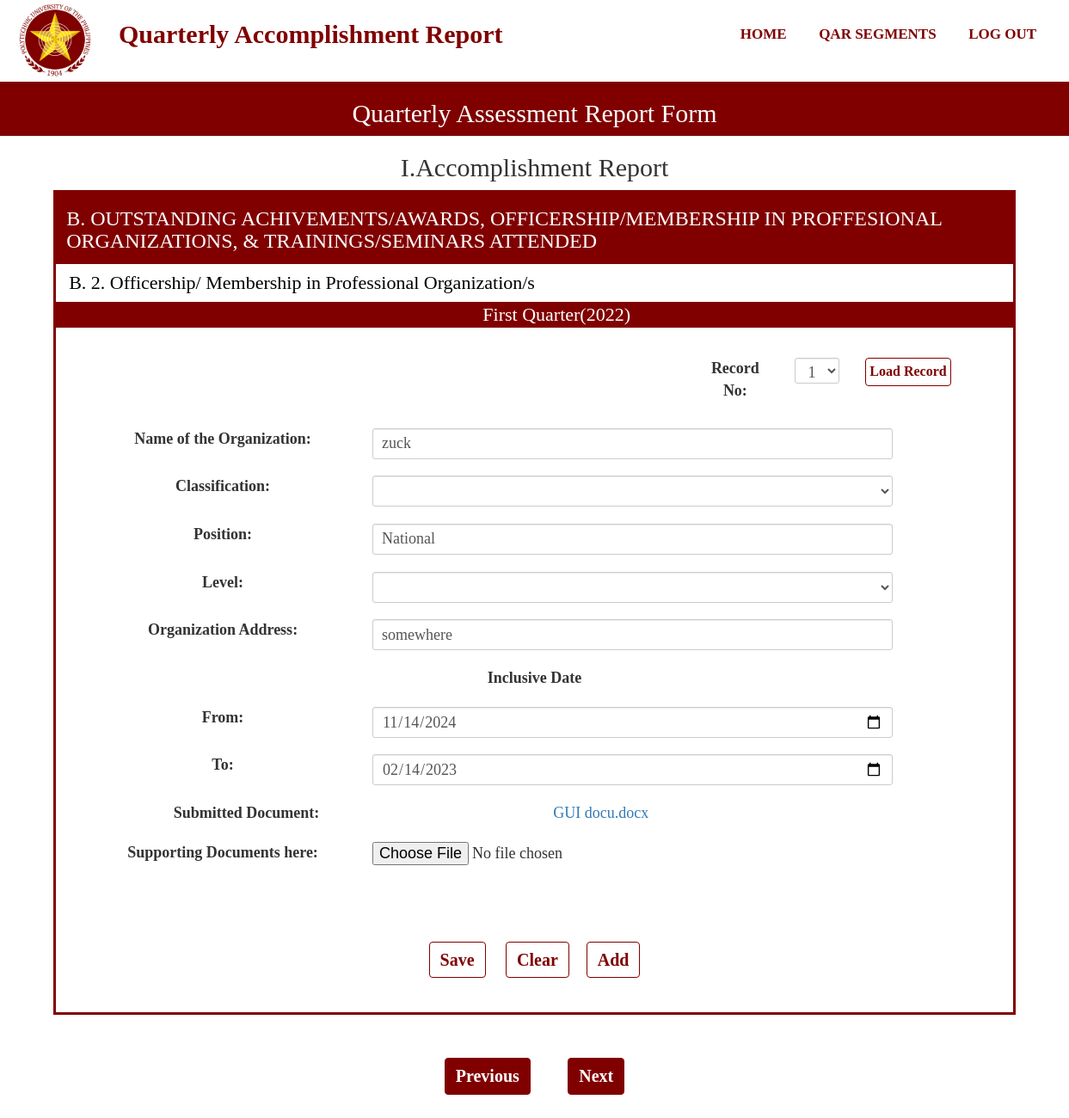
Page /OutstandingB2.php?Record=1 (signed in) on the committed database.
### tables this page shows
CREATE TABLE `quarter` (
  `QuarterId` bigint(11) NOT NULL,
  `QuarterPart` varchar(50) NOT NULL,
  `QuarterStart` date NOT NULL,
  `QuarterEnd` date NOT NULL,
  `QuarterProgress` varchar(50) NOT NULL,
  `YearId` bigint(20) NOT NULL
);

CREATE TABLE `schoolyear` (
  `YearId` bigint(20) NOT NULL,
  `SchoolYear` varchar(50) NOT NULL
);

CREATE TABLE `user` (
  `UserId` bigint(20) NOT NULL,
  `UserName` varchar(50) NOT NULL,
  `UserPassword` varchar(20) NOT NULL,
  `UserLevel` varchar(20) NOT NULL,
  `RealName` varchar(50) NOT NULL,
  `College` varchar(50) NOT NULL,
  `Faculty_id` bigint(20) NOT NULL,
  `UserEmail` varchar(100) NOT NULL,
  `code` int(11) NOT NULL,
  `UserPhoto` varchar(100) NOT NULL
);

CREATE TABLE `membership` (
  `MembershipId` bigint(20) NOT NULL,
  `SubmissionId` bigint(20) NOT NULL,
  `MName` varchar(50) NOT NULL,
  `MClass` varchar(50) NOT NULL,
  `MPosition` varchar(50) NOT NULL,
  `MLevel` varchar(50) NOT NULL,
  `MAddress` varchar(50) NOT NULL,
  `MDateFrom` date NOT NULL,
  `MDateTo` date NOT NULL,
  `MFilename` varchar(100) NOT NULL,
  `MTempName` varchar(100) NOT NULL,
  `RevStat` int(11) NOT NULL
);

### functions.php (called while the page is built, shortened)
<?php
function check_login($con)
{
    if(isset($_SESSION['UserId']))
    {
        $id = $_SESSION['UserId'];
        $query = "select * from user where UserId = '$id' limit 1";
        $result = mysqli_query($con,$query);
        if($result && mysqli_num_rows($result)>0)
        {
            $user_data = mysqli_fetch_assoc($result);
            return $user_data;
        }
    }
    die;
}
?>

### OutstandingB2.php (the view, shortened to what this page needs)
<?php
include("connection.php");
include("functions.php");
include("navbar.php");
$user_data = check_login($con);
$test = $user_data['UserId'];
$resul = $con->query("SELECT MembershipId FROM membership WHERE SubmissionId = (SELECT SubmissionId FROM submission WHERE UserId = '$test' AND (SubmissionStatus = 'Ongoing' OR SubmissionStatus = 'Submitted') AND QuarterId = (SELECT QuarterId FROM quarter WHERE QuarterProgress='Ongoing')) ORDER BY MembershipId DESC");
$quarter = $con->query("SELECT QuarterPart FROM quarter WHERE QuarterProgress = 'Ongoing'");
$quarteryear = $con->query("SELECT SchoolYear FROM schoolyear WHERE YearId = (SELECT YearId FROM quarter WHERE QuarterProgress = 'Ongoing')");
while($qu = $quarter->fetch_assoc())
{
    $q = $qu['QuarterPart'];
}
while($quy = $quarteryear->fetch_assoc())
{
    $qy = $quy['SchoolYear'];
}
?>
<section id="inner-headline">
    <div class="container">
        <div class="row">
            <div class="col-lg-12">
                <h2 class="pageTitle">Quarterly Assessment Report Form</h2>
            </div>
        </div>
    </div>
</section>
<section id="Form-banner">
    <div class="container">
        <div class="row">
            <div class="col-lg-12">
                <h2 class="pageTitle">I.Accomplishment Report</h2>
            </div>
        </div>
    </div>
</section>
<section id="part-banner">
    <div class="container">
        <div class="row">
            <div class="col-lg-12">
                <h3 class="pageTitle">B. OUTSTANDING ACHIVEMENTS/AWARDS, OFFICERSHIP/MEMBERSHIP IN PROFFESIONAL ORGANIZATIONS, & TRAININGS/SEMINARS ATTENDED</h3>
            </div>
        </div>
    </div>
</section>
<section id="part-banner-specific">
    <div class="container">
        <div class="row">
            <div class="col-lg-12">
                <h4 class="pageTitle">B. 2. Officership/ Membership in Professional Organization/s </h4>
            </div>
        </div>
    </div>
</section>
<section id="part-banner">
    <div class="container">
        <div class="row">
            <div class="col-lg-12">
            <h4 style="margin:0 auto; padding:0; text-align:center;" class="pageTitle"><?php echo $q; echo "($qy)";?></h4>
            </div>
        </div>
    </div>
</section>
<div class="Form-Group1">
    <form action="" method="GET">
        <div class="form-group">
            <div class="col-md-4"style="margin:15px; float:right;">
                <label class="col-md-4 control-label" for="Status">Record No:</label>
                <div class="col-lg-3">
                    <select class="form-control input-sm" name="Record" id="Record">
                    <?php
                            if($resul->num_rows == 0)
                            {
                                echo "<option value=''>1</option>";
                            }
                        ?>
                    </select>
                </div>
                <div class="col-lg-2">
                    <button class="btn btn-primary" style="padding:4px; font-size:16px; margin:0 auto;" type="load" onclick="return confirm('Do you want to load this record?');">Load Record</button>
                </div>
            </div>
        </div>
    </form>
    <form action="Insert/MembershipInsert.php" method="POST" enctype="multipart/form-data">
        <?php
            $name = null;
            $classification = null;
            $position = null;
            $level = null;
            $address = null;
            $datefrom = null;
            $dateto = null;
            $file = null;
            if(isset($_GET['Record']))
            {
                $stat = ("UPDATE addstat SET stat = 0 WHERE id = 1");
                mysqli_query($con,$stat);
                $record = $_GET['Record'];
            }
            $query = "SELECT * FROM membership WHERE MembershipId = '$record'";
            $query_run = mysqli_query($con,$query);
            if(mysqli_num_rows($query_run)>0)
            {
                foreach($query_run as $row)
                {
                    $name = $row['MName'];
                    $classification = $row['MClass'];
                    $position = $row['MPosition'];
                    $level = $row['MLevel'];
                    $address = $row['MAddress'];
                    $datefrom = $row['MDateFrom'];
                    $dateto = $row['MDateTo'];
                    $file = $row['MTempName'];
                    $original = $row['MFilename'];
                }
            }
        ?>
        <div class="form-group">
            <div class="col-md-11">
                <label class="col-md-4 control-label" for="FNAME">Name of the Organization:</label>
                <div class="col-md-8">
                    <input name="name" class="form-control input-sm" placeholder="" type="text" value="<?php echo $name; ?>"  onkeyup="javascript:capitalize(this.id, this.value);" autocomplete="off" spellcheck="on" minlength="3" maxlength="50" required>
                </div>
            </div>
        </div>
        <div class="form-group">
            <div class="col-md-11">
                <label class="col-md-4 control-label" for="FNAME">Classification:</label>
                <div class="col-md-8">
                    <select class="form-control input-sm" name="classification" id="Classificationeditable" value="<?php echo $classification; ?>" spellcheck="on" minlength="3" maxlength="50" required>
                        <option value="others"></option>
                        <option value="Research" >Learned</option>
                    </select>
                </div>
            </div>
        </div>
        <div class="form-group">
            <div class="col-md-11">
                <label class="col-md-4 control-label" for="FNAME">Position:</label>
                <div class="col-md-8">
                    <input name= "position" class="form-control input-sm" placeholder="" type="text" value="<?php echo $position; ?>"  onkeyup="javascript:capitalize(this.id, this.value);" autocomplete="off" minlength="3" maxlength="50" required>
                </div>
            </div>
        </div>
        <div class="form-group">
            <div class="col-md-11"style="margin-bottom:15px;">
                <label class="col-md-4 control-label" for="Status">Level:</label>
                <div class="col-md-8">
                    <select class="form-control input-sm" name="level" id="Leveleditable" value="<?php echo $level; ?>" minlength="3" maxlength="50" required>
                        <option value=""></option>
                        <option value="International" >International</option>
                    </select>
                </div>
            </div>
        </div>
        <div class="form-group">
            <div class="col-md-11">
                <label class="col-md-4 control-label" for="FNAME">Organization Address:</label>
                <div class="col-md-8">
                    <input name="address" class="form-control input-sm" placeholder="" type="text" value="<?php echo $address; ?>"  onkeyup="javascript:capitalize(this.id, this.value);" autocomplete="off" minlength="3" maxlength="50" required>
                </div>
            </div>
        </div>
        <div class= "col-md-12">
            <label>Inclusive Date</label>
        </div>
        <div class="form-group">
            <div class="rows">
                <div class="col-md-11">
                    <label class="col-md-4 control-label" for="FNAME">From:</label>
                    <div class="col-md-8">
                        <input name="datefrom"  class="form-control input-sm" placeholder="" type="date" value="<?php echo $datefrom;?>"  onkeyup="javascript:capitalize(this.id, this.value);" autocomplete="off" required>
                    </div>
                </div>
            </div>
        </div>
        <div class="form-group">
            <div class="rows">
                <div class="col-md-11">
                    <label class="col-md-4 control-label" for="FNAME">To:</label>
                    <div class="col-md-8">
                        <input name="dateto" class="form-control input-sm" placeholder="" type="date" value="<?php echo $dateto;?>"  onkeyup="javascript:capitalize(this.id, this.value);" autocomplete="off" required>
                    </div>
                </div>
            </div>
        </div>
        <?php
            if(mysqli_num_rows($query_run)>0)
            {
                $download = 'uploads/'.$file;
                echo "<div class='col-md-11'><label class='col-md-5'>Submitted Document:</label> <a class='col-md-5' href= '".$download."' download>".$original."</a></div>
                <div class='panel-body'>
                    <div class='col-md-11'>
                        <label class='col-md-4'>Supporting Documents here:</label>
                        <input class = 'col-md-7' name='file' type='file' value=''>
                    </div>
                </div>
                ";
            }
        ?>
        <div class="Button-group">
            <button class="btn btn-primary" name="submit" value="submit" type="submit" style="font-weight: bold;" onclick="return confirm('Save submission for this segment?');">Save</span></button>
            <?php
                if(mysqli_num_rows($query_run)>0)
                {
                    echo '<button class="btn btn-primary" name="reseter" value="reseter" type="reseter" style="font-weight: bold;" onclick="return confirm(\'This will Delete The Record. Proceed?\');">Clear</span></button>';
                    echo '<button class="btn btn-primary" name="add" value="add" type="add" style="font-weight: bold;" onclick="return confirm(\'Add Another Record?\');">Add</span></button>';
                }
                else
                {
                    echo '<button class="btn btn-primary" name="reset" value="reset" type="reset" style="font-weight: bold;" onclick="return confirm(\'Are you sure?\');">Clear</span></button>';
                }
            ?>
        </div>
    </form>
</div>
<div class="Button-group">
    <div class="border border-light p-3 mb-4">
        <button id="backbtn" class="btn btn-primarys" name="submit" type="submit" style="font-weight: bold;">Previous</span></button>
        <button id="skipbtn" class="btn btn-primarys" name="submit" type="submit" style="font-weight: bold;">Next</span></button>
    </div>
</div>

### style.css (style rules this page uses)
* { padding: 0; margin: 0; text-decoration: none; list-style: none; box-sizing: border-box; }
body { font-family:montseratt; }
#inner-headline { background:#800000; background-size: cover; background-repeat: no-repeat; position: relative; margin: 0;padding: 0; font-family:montseratt; }
#inner-headline h2.pageTitle { color: white; display:block; text-transform: capitalize; text-align: center; }
#Form-banner { text-align: center; margin: 0; padding: 0; font-family:montseratt; }
#part-banner { padding: 0; font-family:montseratt; margin: 0; background-color: #800000; width: 90%; margin: auto; color: white; }
#part-banner-specific { padding: 0; font-family:montseratt; margin: 0; background-color:white; width: 90%; margin: auto; color:black; border-color: #800000; border-style: solid; }
.col-lg-12 h4 { font-size: 22px; }
.Button-group { margin:0 auto; padding: 30px; text-align: center; }
.btn-primary { margin: 20px; font-size: 20px; font-weight: bold; color:#800000; background-color:white; border-color:#800000; }
.btn-primarys { margin: 20px; font-size: 20px; font-weight: bold; background-color:#800000; border-color:#800000; color:white; }
.form-group { margin:0 auto; text-align: center; padding: 20px; font-size: 16px; }
.panel-body { margin:0 auto; text-align: center; padding: 20px; font-size: 16px; }
.btn-primary { margin: 10px; font-size: 20px; font-weight: bold; color:#800000; background-color:white; border-color:#800000; }
.col-md-11 { margin-bottom: 15px; font-size: 18px; }
.col-md-11 select { height: 36px; font-size: 18px; }
.col-md-12 { font-size: 18px; margin-bottom: 15px; }
.col-md-8 input { height: 36px; font-size: 18px; }
.panel-body { font-size: 18px; }
.col-md-4 { margin-bottom: 15px; }
.col-md-4 select { height: 30px; font-size: 18px; }
.col-md-4 label { font-size: 18px; }
.form-control { height: 30px; font-size: 18px; }
.Form-Group1 { width: 90%; text-align: center; margin: auto; padding: 0; border-color: #800000; border-style: solid; height: auto; }

### rows in the picture
quarter: QuarterPart "First Quarter"
schoolyear: SchoolYear "2022"
membership: name "zuck", position "National", address "somewhere", datefrom "11/14/2024", dateto "02/14/2023", MFilename "GUI docu.docx"
